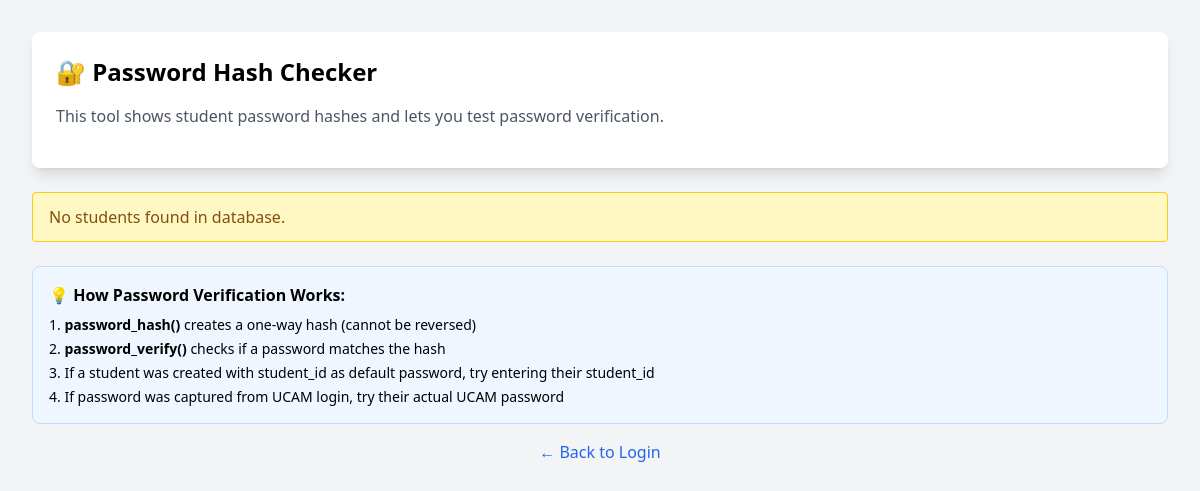
The app's page /admin/check_passwords.php, older data.
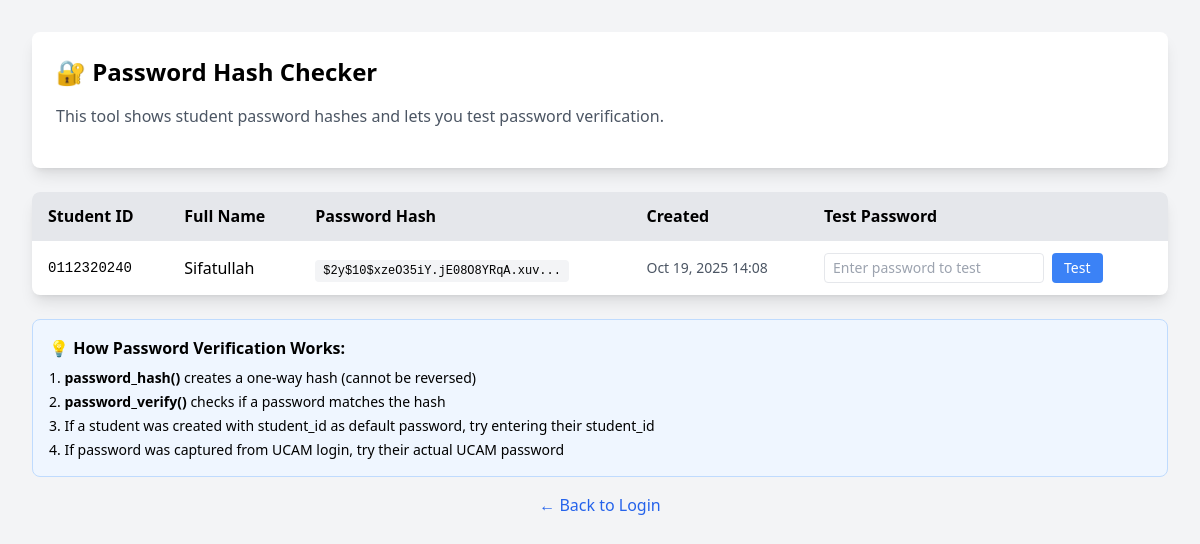
The same page, newer data.
### tables this page shows
CREATE TABLE `students` (
  `student_id` varchar(10) NOT NULL,
  `password_hash` varchar(255) NOT NULL,
  `full_name` varchar(100) NOT NULL,
  `email` varchar(100) DEFAULT NULL,
  `phone` varchar(20) DEFAULT NULL,
  `date_of_birth` date DEFAULT NULL,
  `blood_group` varchar(5) DEFAULT NULL,
  `father_name` varchar(100) DEFAULT NULL,
  `mother_name` varchar(100) DEFAULT NULL,
  `program_id` int(11) NOT NULL,
  `current_trimester_number` int(11) DEFAULT 1,
  `total_completed_credits` int(11) DEFAULT 0,
  `current_cgpa` decimal(3,2) DEFAULT 0.00,
  `total_points` int(11) DEFAULT 0,
  `profile_picture` varchar(255) DEFAULT NULL,
  `admission_date` date DEFAULT NULL,
  `status` enum('active','inactive','graduated','withdrawn') DEFAULT 'active',
  `created_at` timestamp NOT NULL DEFAULT current_timestamp(),
  `updated_at` timestamp NOT NULL DEFAULT current_timestamp() ON UPDATE current_timestamp(),
  `focus_streak` int(11) DEFAULT 0 COMMENT 'Current daily focus streak'
);

### admin/check_passwords.php (the view, shortened to what this page needs)
<?php
require_once('../config/database.php');
?>
<!DOCTYPE html>
<html lang="en">
<head>
    <script src="https://cdn.tailwindcss.com"></script>
</head>
<body class="bg-gray-100 p-8">
    <div class="max-w-6xl mx-auto">
        <div class="bg-white rounded-lg shadow-lg p-6 mb-6">
            <h1 class="text-2xl font-bold mb-4">🔐 Password Hash Checker</h1>
            <p class="text-gray-600 mb-4">This tool shows student password hashes and lets you test password verification.</p>
        </div>
        <?php
        $result = $conn->query("SELECT student_id, full_name, password_hash, created_at, updated_at FROM students ORDER BY created_at DESC");
        if ($result->num_rows > 0):
        ?>
        <div class="bg-white rounded-lg shadow-lg overflow-hidden">
            <table class="w-full">
                <thead class="bg-gray-200">
                    <tr>
                        <th class="px-4 py-3 text-left">Student ID</th>
                        <th class="px-4 py-3 text-left">Full Name</th>
                        <th class="px-4 py-3 text-left">Password Hash</th>
                        <th class="px-4 py-3 text-left">Created</th>
                        <th class="px-4 py-3 text-left">Test Password</th>
                    </tr>
                </thead>
                <tbody>
                    <?php while ($student = $result->fetch_assoc()): ?>
                    <tr class="border-t hover:bg-gray-50">
                        <td class="px-4 py-3 font-mono text-sm"><?php echo htmlspecialchars($student['student_id']); ?></td>
                        <td class="px-4 py-3"><?php echo htmlspecialchars($student['full_name']); ?></td>
                        <td class="px-4 py-3">
                            <code class="text-xs bg-gray-100 px-2 py-1 rounded">
                                <?php echo substr($student['password_hash'], 0, 30) . '...'; ?>
                            </code>
                        </td>
                        <td class="px-4 py-3 text-sm text-gray-600">
                            <?php echo date('M d, Y H:i', strtotime($student['created_at'])); ?>
                        </td>
                        <td class="px-4 py-3">
                            <form method="POST" class="flex gap-2">
                                <input
                                    type="text"
                                    name="test_password"
                                    placeholder="Enter password to test"
                                    class="border rounded px-2 py-1 text-sm"
                                    required
                                >
                                <button
                                    type="submit"
                                    name="test_verify"
                                    class="bg-blue-500 text-white px-3 py-1 rounded text-sm hover:bg-blue-600"
                                >
                                    Test
                                </button>
                            </form>
                        </td>
                    </tr>
                    <?php endwhile; ?>
                </tbody>
            </table>
        </div>
        <?php else: ?>
        <div class="bg-yellow-100 border border-yellow-400 text-yellow-800 px-4 py-3 rounded">
            No students found in database.
        </div>
        <?php endif; ?>
        <div class="mt-6 bg-blue-50 border border-blue-200 rounded-lg p-4">
            <h3 class="font-bold mb-2">💡 How Password Verification Works:</h3>
            <ol class="list-decimal list-inside space-y-1 text-sm">
                <li><strong>password_hash()</strong> creates a one-way hash (cannot be reversed)</li>
                <li><strong>password_verify()</strong> checks if a password matches the hash</li>
                <li>If a student was created with student_id as default password, try entering their student_id</li>
                <li>If password was captured from UCAM login, try their actual UCAM password</li>
            </ol>
        </div>
        <div class="mt-4 text-center">
            <a href="../login.html" class="text-blue-600 hover:text-blue-800">← Back to Login</a>
        </div>
    </div>
</body>
</html>

Row changes from the older to the newer data that the page shows:
added students: student_id "0112320240", full_name "Sifatullah", password_hash "$2y$10$xzeO35iY.jE08O8YRqA.xuv", created_at "Oct 19, 2025 14:08"
Text that changed along with them:
text no longer shown: "No students found in database."
text now shown: "Student ID Full Name Password Hash Created Test Password"
